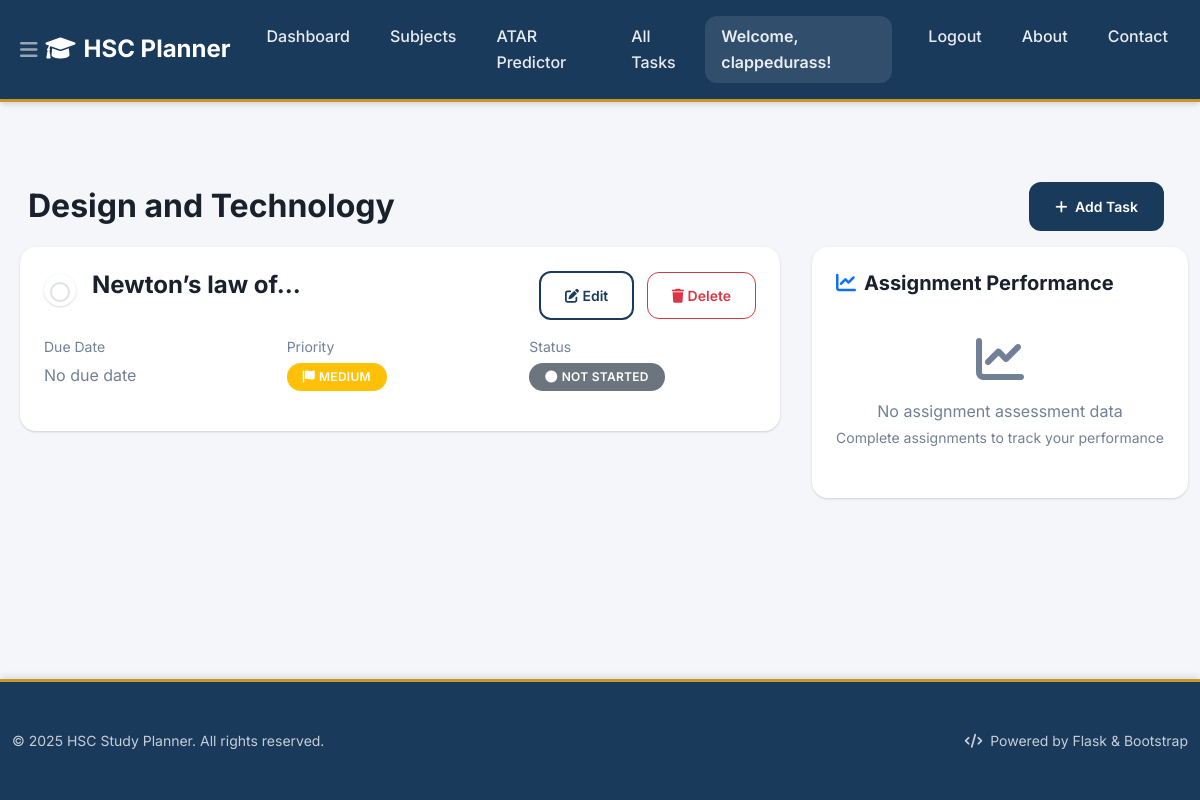
/?subject_id=25 (signed in), run on an earlier commit of the app's database.
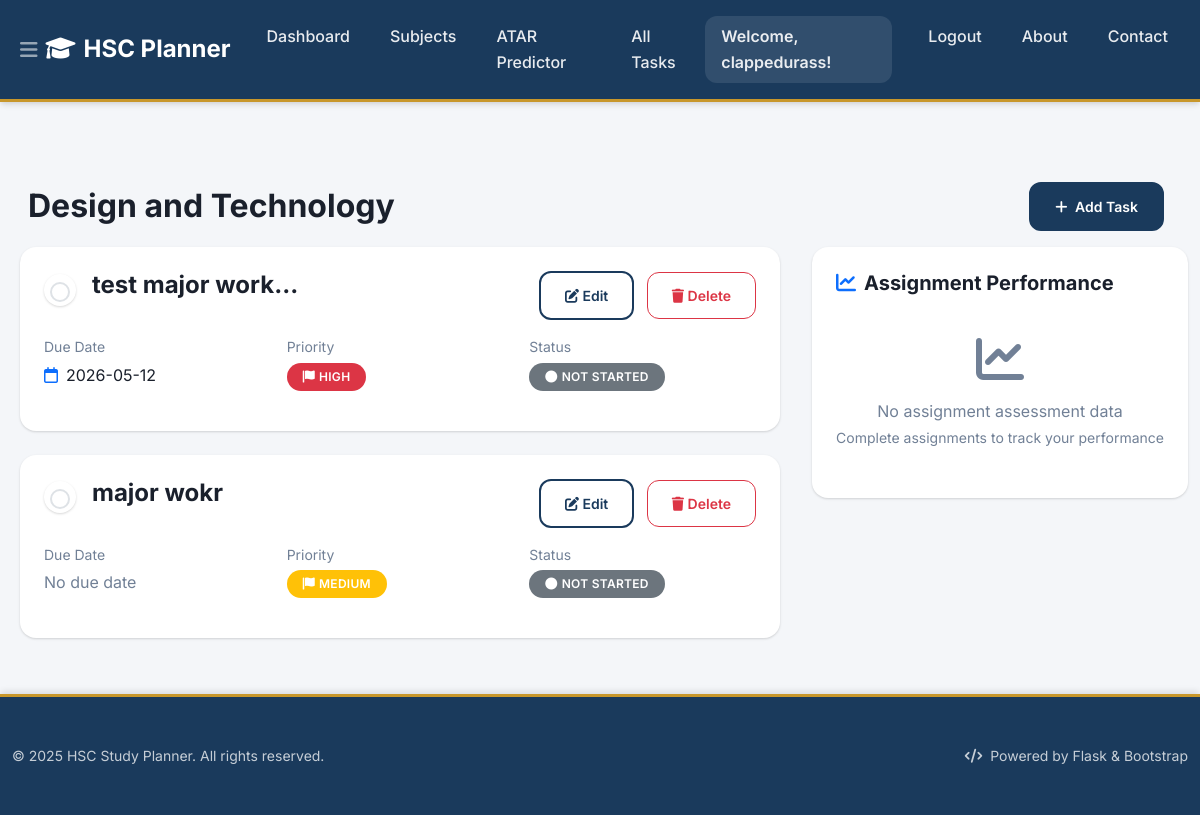
And on a later commit of the database.
### tables this page shows
CREATE TABLE tasks (
    id INTEGER PRIMARY KEY AUTOINCREMENT,
    user_id INTEGER NOT NULL,
    title TEXT NOT NULL,
    description TEXT,
    due_date TEXT,
    priority TEXT NOT NULL DEFAULT 'medium',
    status TEXT NOT NULL DEFAULT 'not_started',
    category_id INTEGER,
    completed_at TEXT, subject_id INTEGER REFERENCES subjects(id),
    FOREIGN KEY (user_id) REFERENCES users (id),
    FOREIGN KEY (category_id) REFERENCES categories (id)
);

### Task_Organiser/app.py (the view)
    @app.route('/')
    @login_required
    def index():
        db = get_db()
        status = request.args.get('status')
        priority = request.args.get('priority')
        category_id = request.args.get('category')
        subject_id = request.args.get('subject_id')
        query = '''
            SELECT t.*, c.name as category_name, c.color as category_color, s.name as subject_name
            FROM tasks t
            LEFT JOIN categories c ON t.category_id = c.id
            LEFT JOIN subjects s ON t.subject_id = s.id
            WHERE t.user_id = ?
        '''
        params = [g.user['id']]
        if status and status != 'all':
            query += ' AND t.status = ?'
            params.append(status)
        if priority and priority != 'all':
            query += ' AND t.priority = ?'
            params.append(priority)
        if category_id and category_id != 'all':
            query += ' AND t.category_id = ?'
            params.append(category_id)
        if subject_id:
            query += ' AND t.subject_id = ?'
            params.append(subject_id)
        query += '''
            ORDER BY
                CASE WHEN t.due_date IS NULL THEN 1 ELSE 0 END,
                t.due_date ASC,
                CASE t.priority
                    WHEN 'high' THEN 1
                    WHEN 'medium' THEN 2
                    WHEN 'low' THEN 3
                    ELSE 4
                END
        '''
        tasks = db.execute(query, params).fetchall()
        categories = db.execute('SELECT * FROM categories ORDER BY name').fetchall()
        try:
            subjects = db.execute('SELECT * FROM subjects WHERE user_id = ? ORDER BY name', (g.user['id'],)).fetchall()
            subjects_list = [dict(subject) for subject in subjects] if subjects else []
            for subject in subjects_list:
                task_count = db.execute('SELECT COUNT(*) as count FROM tasks WHERE user_id = ? AND subject_id = ?',
                                      (g.user['id'], subject['id'])).fetchone()
                subject['task_count'] = task_count['count'] if task_count else 0
                completed_count = db.execute('SELECT COUNT(*) as count FROM tasks WHERE user_id = ? AND subject_id = ? AND status = "completed"',
                                           (g.user['id'], subject['id'])).fetchone()
                completed = completed_count['count'] if completed_count else 0
                if subject['task_count'] > 0:
                    subject['progress'] = int((completed / subject['task_count']) * 100)
                else:
                    subject['progress'] = 0
                priority_task = db.execute('''
                    SELECT title, priority, due_date
                    FROM tasks
                    WHERE user_id = ? AND subject_id = ? AND status != "completed"
                    ORDER BY
                        CASE priority
                            WHEN 'high' THEN 1
                            WHEN 'medium' THEN 2
                            WHEN 'low' THEN 3
                            ELSE 4
                        END,
                        due_date ASC
                    LIMIT 1
                ''', (g.user['id'], subject['id'])).fetchone()
                subject['priority_task'] = dict(priority_task) if priority_task else None
                subject['completed_tasks'] = completed
        except Exception as e:
            subjects_list = []
        current_subject = None
        assessment_results = []
        if subject_id:
            current_subject = db.execute('SELECT * FROM subjects WHERE id = ? AND user_id = ?',
                                        (subject_id, g.user['id'])).fetchone()
            if current_subject:
                assessment_results = db.execute('''
                    SELECT ar.task_name, ar.weight, ar.raw_mark, ar.max_mark, ar.date_recorded
                    FROM assessment_results ar
                    JOIN tasks t ON ar.task_name = t.title
                    WHERE ar.subject_id = ? AND ar.user_id = ? AND t.category_id = (
                        SELECT id FROM categories WHERE name = 'Assignments'
                    )
                    ORDER BY ar.date_recorded ASC
                ''', (subject_id, g.user['id'])).fetchall()
                assessment_results = [dict(result) for result in assessment_results]
                for i, result in enumerate(assessment_results):
                    result['percentage'] = round((result['raw_mark'] / result['max_mark']) * 100, 1) if result['max_mark'] > 0 else 0
                    result['test_number'] = i + 1
        return render_template('index.html',
                             tasks=tasks,
                             categories=categories,
                             subjects=subjects_list,
                             current_subject=current_subject,
                             assessment_results=assessment_results,
                             current_status=status or 'all',
                             current_priority=priority or 'all',
                             current_category=category_id or 'all',
                             subject_id=subject_id)

### Task_Organiser/app.py (called while the page is built)
def login_required(view):
    @wraps(view)
    def wrapped_view(**kwargs):
        if g.user is None:
            return redirect(url_for('login'))
        return view(**kwargs)
    return wrapped_view

### Task_Organiser/db.py (called while the page is built)
def get_db():
    if 'db' not in g:
        database_path = current_app.config['DATABASE']
        g.db = sqlite3.connect(database_path)
        g.db.row_factory = sqlite3.Row
    return g.db

### Task_Organiser/templates/index.html (shortened to what the changed rows need)
{% extends "base.html" %}
{% block content %}
    {% if current_subject or tasks %}
    <div class="mt-4">
        {% if current_subject %}
        {% if tasks %}
            <div class="d-flex justify-content-between align-items-center mb-3 px-3">
                <h2 class="mb-0">{{ current_subject.name }}</h2>
            </div>
            <div class="row g-4 mb-4">
                <div class="col-12 col-lg-8">
                    <div class="row g-4 mx-0">
                        {% for task in tasks %}
                        <div class="col-12 px-2">
                            <div class="card border-0 shadow-sm h-100 expanded-task-card">
                                <div class="card-body p-4">
                                    <div class="row">
                                        <div class="col-12">
                                            <div class="d-flex justify-content-between align-items-start mb-3">
                                                <div class="d-flex align-items-center flex-grow-1">
                                                    <div class="task-toggle me-3">
                                                        <input type="checkbox"
                                                               class="form-check-input"
                                                               id="task-{{ task.id }}"
                                                               data-task-id="{{ task.id }}" onchange="toggleTaskStatus(this)"
                                                               style="width: 24px; height: 24px; cursor: pointer; border-radius: 50%;">
                                                    </div>
                                                    <div class="flex-grow-1">
                                                        <h4 class="card-title fw-bold mb-2 {% if task.status == 'completed' %}text-decoration-line-through text-muted{% endif %}">
                                                            {{ task.title|truncate_title(30 if subject_id else 12) }}
                                                        </h4>
                                                    </div>
                                                </div>
                                                <div class="task-actions">
                                                    <a href="{{ url_for('edit_task', task_id=task.id) }}" class="btn btn-outline-primary btn-sm me-2">
                                                        <i class="fas fa-edit"></i> Edit
                                                    </a>
                                                    <form method="POST" action="{{ url_for('delete_task', task_id=task.id) }}" style="display: inline;" onsubmit="return confirm('Are you sure you want to delete this task?');">
                                                        <button type="submit" class="btn btn-outline-danger btn-sm">
                                                            <i class="fas fa-trash"></i> Delete
                                                        </button>
                                                    </form>
                                                </div>
                                            </div>
                                            <div class="row g-3 mb-3">
                                                <div class="col-md-4">
                                                    <small class="text-muted d-block mb-1">Due Date</small>
                                                    {% if task.due_date %}
                                                    <div class="d-flex align-items-center">
                                                        <i class="far fa-calendar text-primary me-2"></i>
                                                        <span class="fw-semibold">{{ task.due_date|format_datetime }}</span>
                                                    </div>
                                                    {% else %}
                                                    <span class="text-muted">No due date</span>
                                                    {% endif %}
                                                </div>
                                                <div class="col-md-4">
                                                    <small class="text-muted d-block mb-1">Priority</small>
                                                    <span class="badge bg-{{ 'danger' if task.priority == 'high' else 'warning' if task.priority == 'medium' else 'info' }} rounded-pill px-3 py-2">
                                                        <i class="fas fa-flag me-1"></i>{{ task.priority|title }}
                                                    </span>
                                                </div>
                                                <div class="col-md-4">
                                                    <small class="text-muted d-block mb-1">Status</small>
                                                    <span class="badge bg-{{ 'success' if task.status == 'completed' else 'warning' if task.status == 'in_progress' else 'secondary' }} rounded-pill px-3 py-2">
                                                        <i class="fas fa-{{ 'check' if task.status == 'completed' else 'clock' if task.status == 'in_progress' else 'circle' }} me-1"></i>{{ task.status|replace('_', ' ')|title }}
                                                    </span>
                                                </div>
                                            </div>
                                        </div>
                                    </div>
                                </div>
                            </div>
                        </div>
                        {% endfor %}
                    </div>
                </div>
            </div>
        {% endif %}
        {% endif %}
    </div>
    {% endif %}
{% endblock %}

What changed in the data, as far as the page shows it:
added tasks: title "test major work...", due_date "2026-05-12", priority "HIGH", status "NOT STARTED"
changed tasks "MEDIUM": title "Newton’s law of..." → "major wokr"
